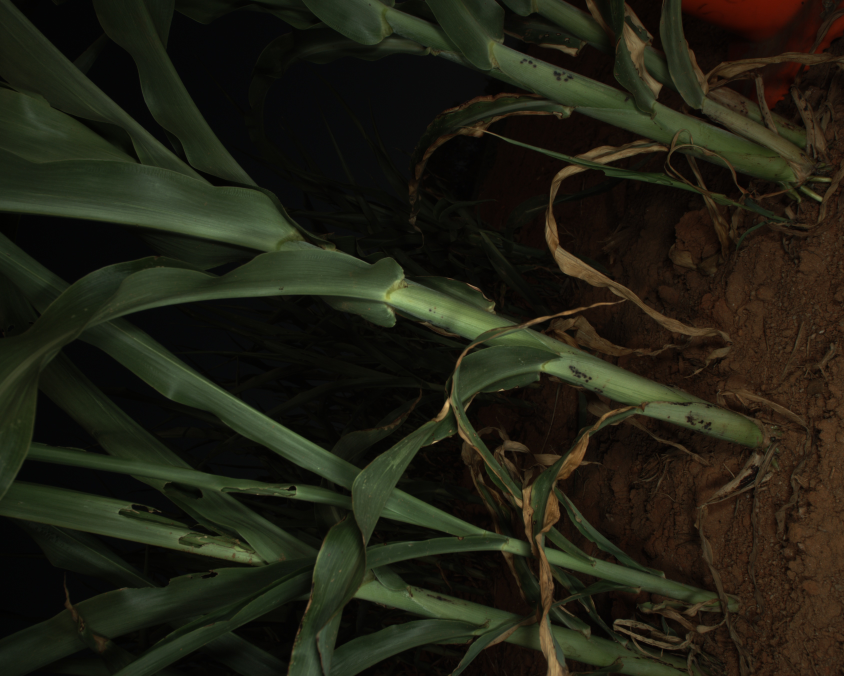
//> input picture images/left000007.jpg, 3376 x 2704 px (shown at 1/4 size)
$ ./SGBM3   (built with g++ and OpenCV 4, older OpenCV classes emulated)
//> lines starting //> are read from the running program, lines starting //| are printed output that depends on the picture
#include "opencv2/opencv_modules.hpp"
#include "opencv2/core/core.hpp"
#include "opencv2/calib3d/calib3d.hpp"
#include "opencv2/imgproc/imgproc.hpp"
#include "opencv2/highgui/highgui.hpp"
#include "opencv2/nonfree/features2d.hpp"
#include "opencv2/nonfree/nonfree.hpp"
#include "opencv2/features2d/features2d.hpp"

#include <stdio.h>
#include <iostream>
#include <math.h>
#include <ctime>

using namespace cv;
using namespace std;

// [58 lines left out: function saveXYZ, not called in this run]

int main(int argc, char** argv)
{

    //------------------------------------LOAD IMAGES-----------------------------------------

    //The first two images are the stereo pair. The third image is the one that has moved (we don't know its position)
    std::string img1_filename = "../Sorghum_Stitching/images/left000007.jpg";
    std::string img2_filename = "../Sorghum_Stitching/images/right000007.jpg";
    std::string img3_filename = "../Sorghum_Stitching/images/left000008.jpg";
    std::string disparity_filename = "disparity.jpg";

    //cloud.ply is the point cloud of the plant, features.ply are the 2D features out in 3D
    const char* point_cloud_filename = 0;
    const char* point_cloud_filename_2 = 0;
    int scale_factor=4;

    point_cloud_filename = "cloud.ply";
    point_cloud_filename_2 = "features.ply";

    //assign SGBM because it gives superior results
    enum { STEREO_BM=0, STEREO_SGBM=1, STEREO_HH=2, STEREO_VAR=3, STEREO_3WAY=4 };
    int alg = STEREO_SGBM;

    int color_mode = alg == STEREO_BM ? 0 : -1;

    Mat img1_big = imread(img1_filename, color_mode);
//> img1_big is the input picture: 2704 rows x 3376 cols, CV_8UC3; mean B, G, R 19.4, 31.6, 32.2
    Mat img2_big = imread(img2_filename, color_mode);
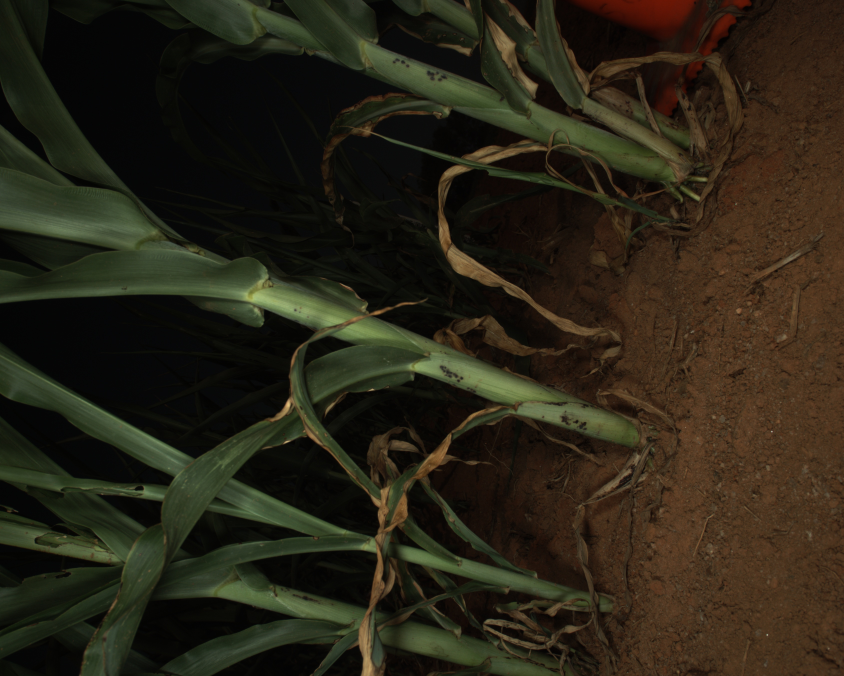
//> input picture images/right000007.jpg, 3376 x 2704 px (shown at 1/4 size)
//> img2_big is the input picture: 2704 rows x 3376 cols, CV_8UC3; mean B, G, R 22.1, 35.8, 40.7
    Mat img3_big = imread(img3_filename, color_mode);
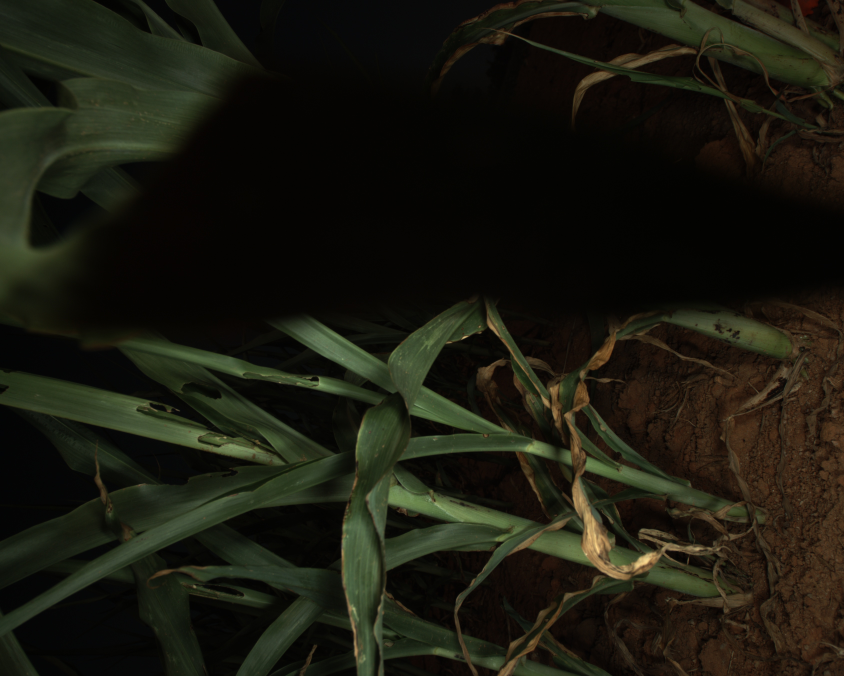
//> input picture images/left000008.jpg, 3376 x 2704 px (shown at 1/4 size)
//> img3_big is the input picture: 2704 rows x 3376 cols, CV_8UC3; mean B, G, R 15.5, 25.7, 26.1

    cout << "Original Size:" << endl;
    cout << img1_big.rows << endl;
//| 2704
    cout << img1_big.cols << "\n" << endl;
//| 3376

    Mat img1; Mat img2; Mat img3;
    Mat img_1; Mat img_2; Mat img_3;
    pyrDown(img1_big, img_1, Size(img1_big.cols/2, img1_big.rows/2));
    pyrDown(img2_big, img_2, Size(img2_big.cols/2, img2_big.rows/2));
    pyrDown(img3_big, img_3, Size(img3_big.cols/2, img3_big.rows/2));

    //I was originally downsampling but changed my mind. Leaving the code here in case I change it back.

    pyrDown(img_1, img1, Size(img_1.cols/2, img_1.rows/2));
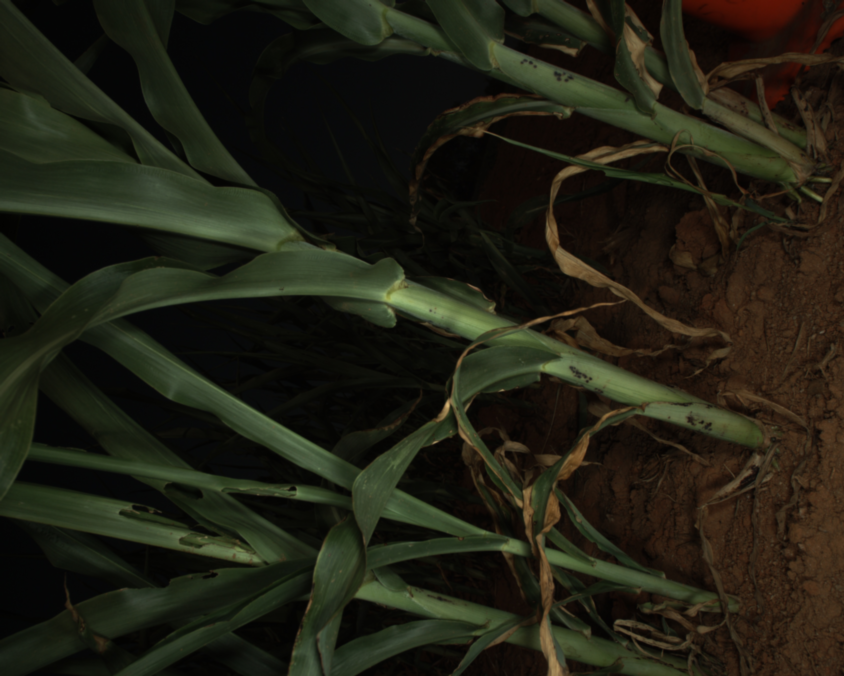
//> img1: 676 rows x 844 cols, CV_8UC3; mean B, G, R 19.4, 31.6, 32.2
    pyrDown(img_2, img2, Size(img_2.cols/2, img_2.rows/2));
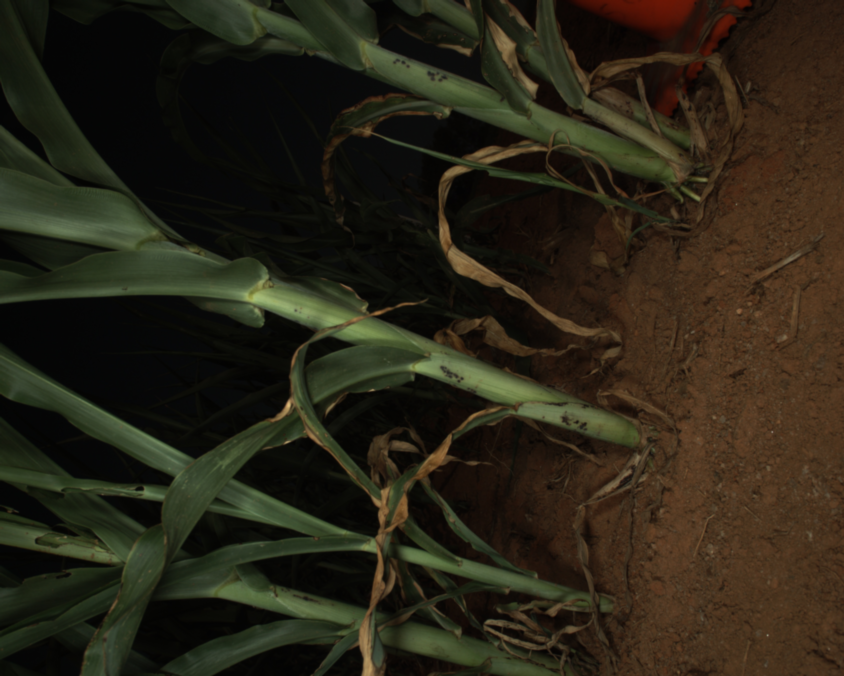
//> img2: 676 rows x 844 cols, CV_8UC3; mean B, G, R 22.1, 35.8, 40.7
    pyrDown(img_3, img3, Size(img_3.cols/2, img_3.rows/2));
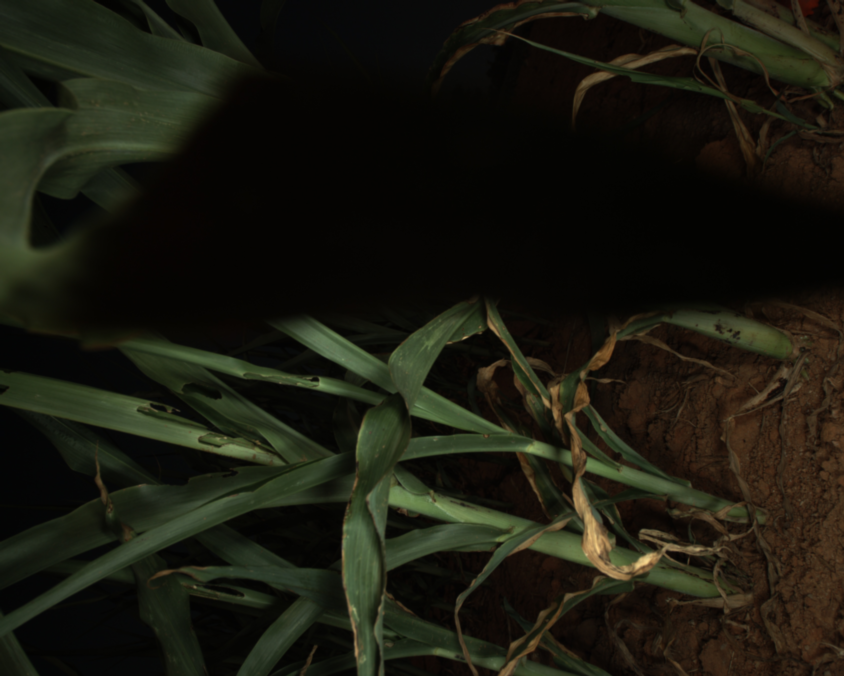
//> img3: 676 rows x 844 cols, CV_8UC3; mean B, G, R 15.5, 25.7, 26.1

    //img1=img1_big;
    //img2=img2_big;
    //img3=img3_big;

    Size img_size = img1.size();
//> img_size = Size(844, 676)

    cout << "New Size:" << endl;
    cout << img1.rows << endl;
//| 676
    cout << img1.cols << "\n" << endl;
//| 844


    //------------------------------------FIND MATCHES-----------------------------------------

    //start a timer just for kicks
    clock_t start;
    double duration;
    double feat_time;
    start = clock();

    //-- Step 1: Detect keypoints
    int minHessian = 200; //the hessian affects the number of keypoints
//> (the run ends here: the program needs code that is not available in this run, at `SurfFeatureDetector detector(minHessian);`)
